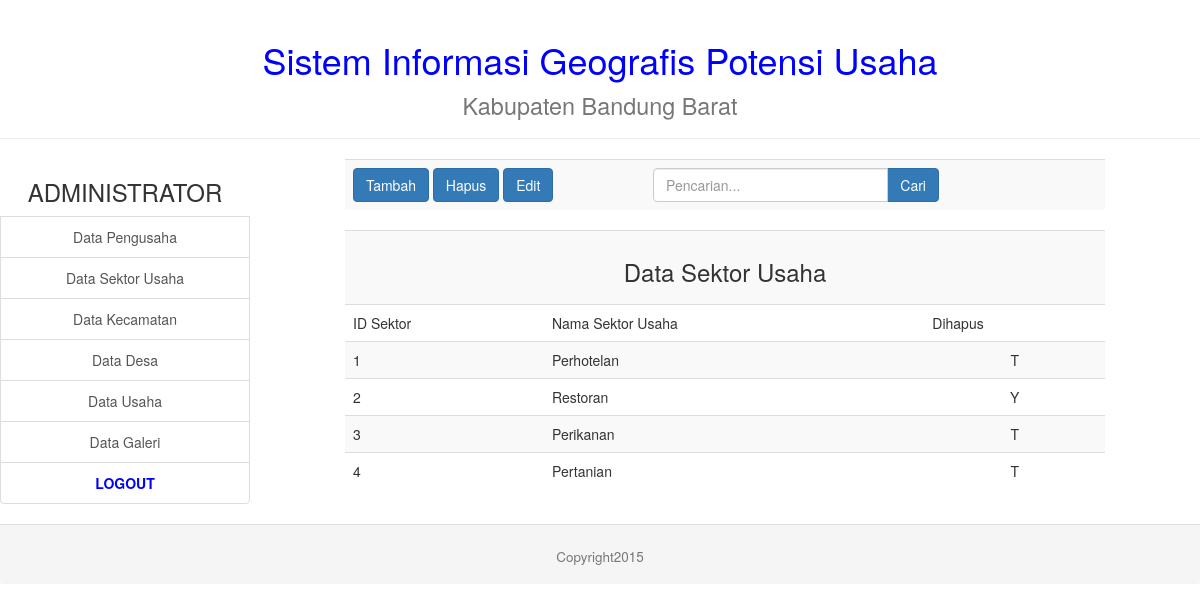
The page /admin/sektor_view.php on the database its author committed.
### tables this page shows
CREATE TABLE IF NOT EXISTS `sektor_usaha` (
`id_sektor` int(11) NOT NULL,
  `nama_sektor` varchar(20) NOT NULL,
  `dihapus` char(1) NOT NULL DEFAULT 'T'
);

### admin/sektor_view.php (the view, shortened to what this page needs)
<!DOCTYPE html>
<html lang="en">
  <head>
    <?php include("lib_func.php"); ?>
    <link href="css/bootstrap.min.css" rel="stylesheet">
  </head>
  <body>
    <table width="100%" align="center" border=0 >
      <tr>
        <td colspan=2 align="center" >
        </td>
      </tr>
      <tr>
        <td width="250px" valign="top">
        </td>
        <td valign="top" >
          <table class="table table-striped" align="center">
            <tr>
              <td align="left" width="300px">
                <a href="sektor_form_tambah.php"><button type="button" class="btn btn-primary">Tambah</button></a>
                <a href="sektor_hapus.php"><button type="button" class="btn btn-primary">Hapus</button></a>
                <a href="sektor_edit.php"><button type="button" class="btn btn-primary">Edit</button></a>
              </td>
              <td align="center">
                <div class="row">
                  <div class="col-lg-8">
                    <div class="input-group">
                      <input type="text" class="form-control" placeholder="Pencarian...">
                      <span class="input-group-btn">
                        <button class="btn btn-primary" type="button">Cari</button>
                      </span>
                    </div>
                  </div>
                </div>
              </td>
            </tr>
          </table>
          <?php
            $link=koneksi_db();
            $sql="select * from sektor_usaha order by id_sektor";
            $res=mysql_query($sql,$link);
            $banyakrecord=mysql_num_rows($res);
            if($banyakrecord>0){
              ?>
              <table class="table table-striped" align="center">
                <tr>
                  <td colspan=3 align="center" valign="middle"><font></font><h3>Data Sektor Usaha</h3></td>
                </tr>
                <tr>
                  <td>ID Sektor</td>
                  <td>Nama Sektor Usaha</td>
                  <td>Dihapus</td>
                </tr>
                <?php
                  while($data=mysql_fetch_array($res)){
                    ?>
                    <tr>
                      <td>
                        <?php echo $data['id_sektor'];?>
                      </td>
                      <td>
                        <?php echo $data['nama_sektor'];?>
                      </td>
                      <td align="center">
                        <?php echo $data['dihapus'];?>
                      </td>
                    </tr>
                    <?php
                  }?>
            </table>
            <?php
        }else{
          ?>
          <div class="alert alert-warning" role="alert">Data Sektor Usaha tidak ditemukan !!</div>
          <?php
        }?>
              </table>
      <tr>
        <td colspan=2>
        </td>
      </tr>
  </body>
</html>

### rows shown on the page
sektor_usaha: id_sektor "1", nama_sektor "Perhotelan", dihapus "T"
sektor_usaha: id_sektor "2", nama_sektor "Restoran", dihapus "Y"
sektor_usaha: id_sektor "3", nama_sektor "Perikanan", dihapus "T"
sektor_usaha: id_sektor "4", nama_sektor "Pertanian", dihapus "T"
